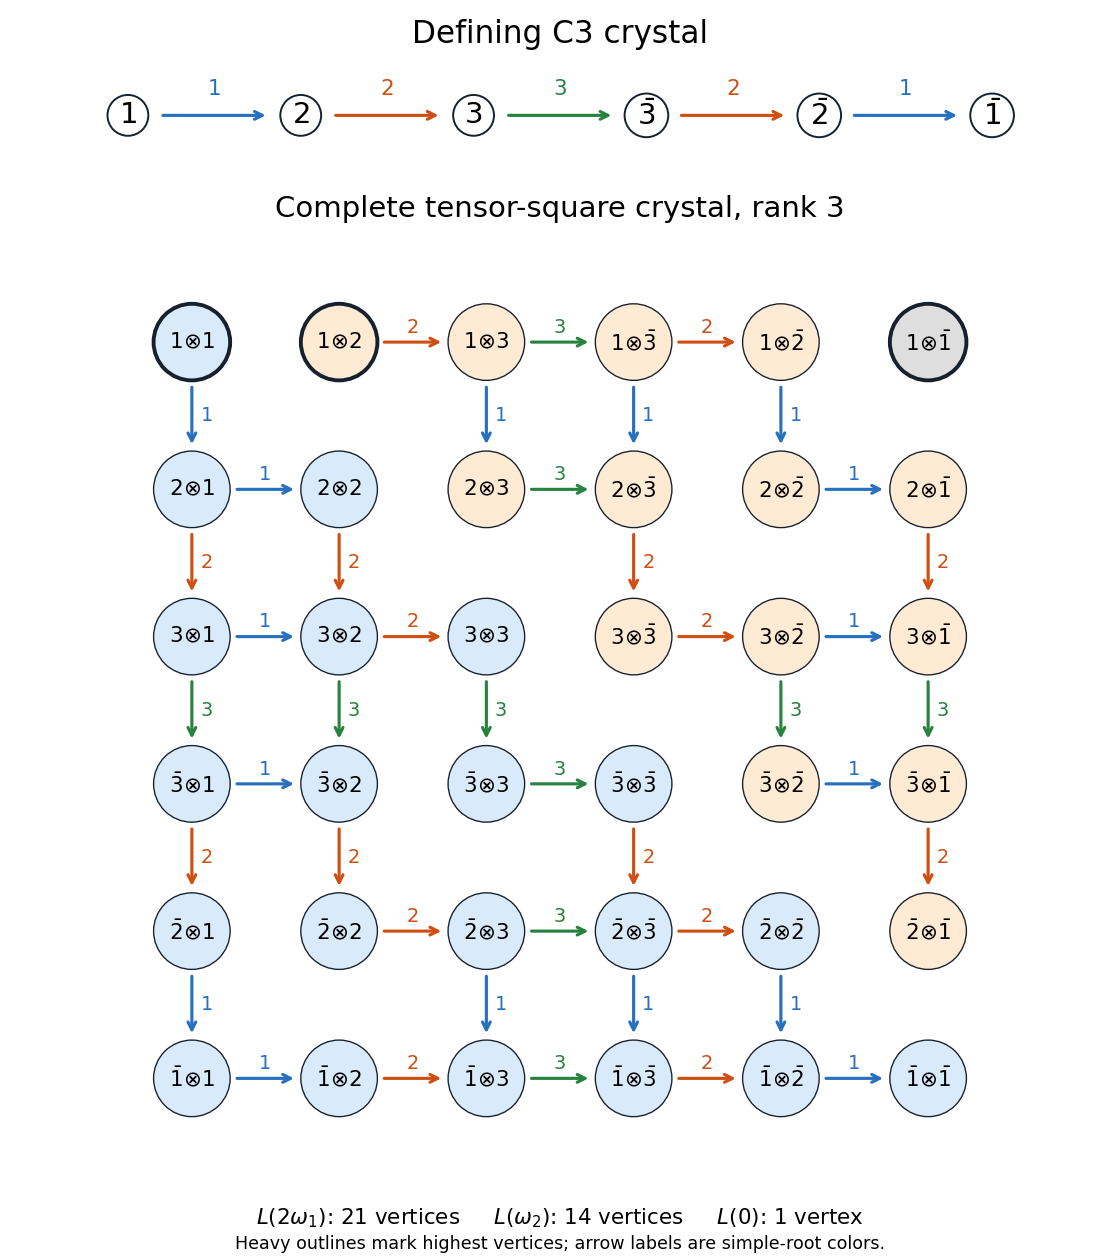

Here is the Python script that generated this plot:
"""Python 3.14 / matplotlib 3.10: opaque PNG basename to caller CWD.
Preserve caller MPLCONFIGDIR. --rank N draws entire rank-N graph (default 3).
"""
import argparse
from pathlib import Path
import matplotlib
matplotlib.use('Agg')
import matplotlib.pyplot as plt
from matplotlib.patches import Circle


def crystal_edges(n):
    colors=list(range(1,n))+[n]+list(range(n-1,0,-1))
    edges=[]
    def phi(a,i): return a<2*n-1 and colors[a]==i
    def eps(a,i): return a>0 and colors[a-1]==i
    for a in range(2*n):
        for b in range(2*n):
            for i in range(1,n+1):
                if phi(a,i)>eps(b,i):
                    if phi(a,i): edges.append(((a,b),(a+1,b),i))
                elif phi(b,i): edges.append(((a,b),(a,b+1),i))
    return edges


def components(n,edges):
    adj={(a,b):set() for a in range(2*n) for b in range(2*n)}
    for a,b,_ in edges: adj[a].add(b); adj[b].add(a)
    remaining=set(adj); out=[]
    while remaining:
        start=min(remaining); found={start}; todo=[start]
        while todo:
            for b in adj[todo.pop()]-found: found.add(b); todo.append(b)
        remaining-=found; out.append(found)
    return out


def letter(a,n): return str(a+1) if a<n else r'\bar{'+str(2*n-a)+'}'


def main():
    parser=argparse.ArgumentParser(); parser.add_argument('--rank',type=int,default=3)
    n=parser.parse_args().rank
    if n<1: parser.error('rank must be positive')
    colors=list(range(1,n))+[n]+list(range(n-1,0,-1))
    palette=['#276fbf','#cf4e12','#27823e','#8245a4','#80662f','#bd3980']
    edges=crystal_edges(n); comps=components(n,edges); fill=['#d9eafa','#ffead3','#dedede']
    component={v:k for k,c in enumerate(comps) for v in c}
    fig,(top,ax)=plt.subplots(2,1,figsize=(8,9),dpi=140,facecolor='white',gridspec_kw={'height_ratios':[1,6]})
    top.set(xlim=(-.65,2*n-.35),ylim=(-.7,.9)); top.axis('off')
    top.text((2*n-1)/2,.7,f'Defining C{n} crystal',ha='center',fontsize=16)
    for a in range(2*n):
        top.text(a,-.04,'$'+letter(a,n)+'$',ha='center',va='center',fontsize=15,bbox=dict(boxstyle='circle,pad=.22',facecolor='white',edgecolor='#17212d'))
        if a<2*n-1:
            col=palette[(colors[a]-1)%len(palette)]
            top.annotate('',xy=(a+.82,-.04),xytext=(a+.18,-.04),arrowprops=dict(arrowstyle='->',color=col,lw=1.6))
            top.text(a+.5,.17,str(colors[a]),ha='center',color=col,fontsize=11)
    ax.set(xlim=(-.65,2*n-.35),ylim=(-2*n+.3,.65),aspect='equal'); ax.axis('off')
    ax.set_title(f'Complete tensor-square crystal, rank {n}',fontsize=15,pad=15)
    highest={(0,0),(0,2*n-1)}|({(0,1)} if n>1 else set())
    for a in range(2*n):
        for b in range(2*n):
            ax.add_patch(Circle((b,-a),.26,facecolor=fill[component[(a,b)]],edgecolor='#17212d',lw=2 if (a,b) in highest else .7,zorder=3))
            ax.text(b,-a,'$'+letter(a,n)+r'\!\otimes\!'+letter(b,n)+'$',ha='center',va='center',fontsize=11,zorder=4)
    for (a,b),(c,d),i in edges:
        dx=d-b;dy=a-c; col=palette[(i-1)%len(palette)]
        ax.annotate('',xy=(d-.28*dx,-c-.28*dy),xytext=(b+.28*dx,-a+.28*dy),arrowprops=dict(arrowstyle='->',color=col,lw=1.6),zorder=2)
        ax.text((b+d)/2+(.10 if dx==0 else 0),-(a+c)/2+(.10 if dx!=0 else 0),str(i),ha='center',va='center',color=col,fontsize=10,bbox=dict(facecolor='white',edgecolor='none',pad=.3),zorder=2)
    legend=r'$L(2\omega_1)$: '+str(len(comps[0]))+' vertices'
    if n>1: legend+='     '+r'$L(\omega_2)$: '+str(len(comps[1]))+' vertices'
    legend+='     '+r'$L(0)$: 1 vertex'
    fig.text(.5,.028,legend,ha='center',fontsize=11)
    fig.text(.5,.009,'Heavy outlines mark highest vertices; arrow labels are simple-root colors.',ha='center',fontsize=9)
    fig.tight_layout(rect=(0,.05,1,1),pad=.8)
    fig.savefig(Path('paper-6-crystals.png'),facecolor='white',transparent=False); plt.close(fig)

if __name__=='__main__': main()
